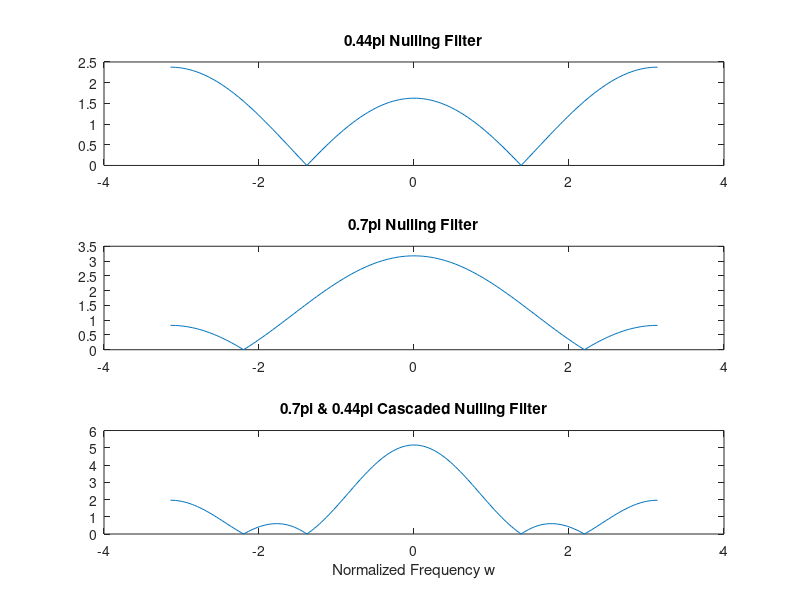
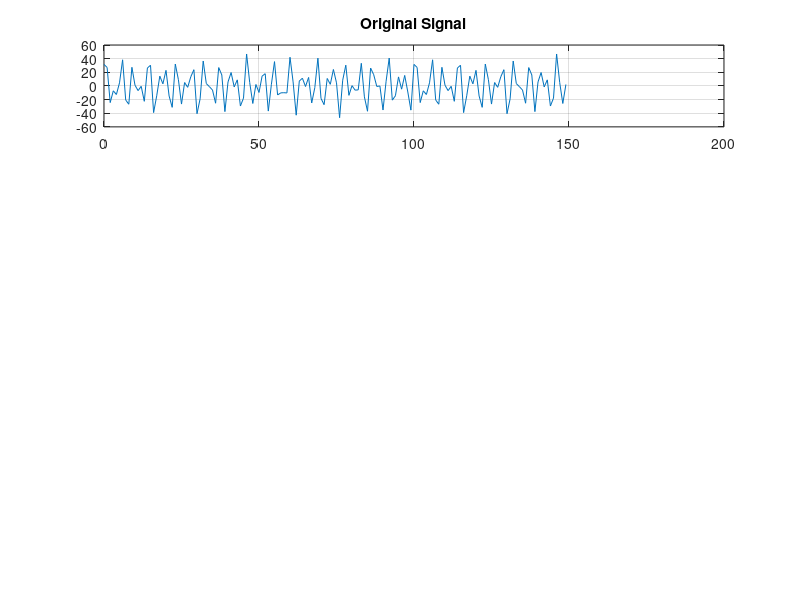

Reproduce these figures in MATLAB, in order. (Note: this script raises an error after producing the figures.)
%% 
% Lab Exercise 3.1
% 
% 3.1 (a)

% (a)
clear;
close all;
ww = -pi:pi/100:pi;

figure; % figure for nulling filter subplots

b_044 = [1 -2*cos(0.44*pi) 1]; %0.44*pi nulling filter
H_044 = freqz(b_044,1,ww); %finding the frequency response
subplot(3,1,1);
plot(ww,abs(H_044));
title('0.44pi Nulling Filter');

b_07 = [1 -2*cos(0.7*pi) 1]; %0.7*pi nulling filter
H_07 = freqz(b_07,1,ww); %finding the frequency response
subplot(3,1,2);
plot(ww,abs(H_07));
title('0.7pi Nulling Filter');

b_res = conv(b_044,b_07); %cascading the filters using convoution
HH = freqz(b_res,1,ww); %finding the frequency response
subplot(3,1,3);
plot(ww,abs(HH));
title('0.7pi & 0.44pi Cascaded Nulling Filter');
xlabel('Normalized Frequency w');
%% 
% 3.1 (b)

% (b)
nn = 0:149; %150 samples
xx = 5*cos(0.3*pi*nn) + 22*cos(0.44*pi*nn-pi/3) + 22*cos(0.7*pi*nn-pi/4); % a signal that is the sum of 3 sinusoids
%% 
% 3.1 (c)

% (c) signal xx through cascaded filter
b_res = conv(b_044,b_07); %cascading the filters using convoution
HH = freqz(b_res,1,ww); %finding the frequency response

figure
subplot(4,1,1);
plot(nn,xx);
grid on;
title('Original Signal');

xx_filt = firfilt(b_res,xx);    % filtering the signal through the cascaded system
subplot(4,1,3);
plot(nn,xx_filt(1:length(nn)));
grid on;
title('Filtered Signal');
%% 
% 3.1 (d)

% (d) plot first 40 samples
n = 40; % size to show the signal
subplot(4,1,2);
plot(nn(1:n),xx_filt(1:n));
grid on;
title('First 40 Samples of Filtered Signal');
% instruction: calculate for the formula of the output signal by hand
%% 
% 
% 
% 3.2 (e)

% (e) plot the mathematical formula
subplot(4,1,4);
yy = 10.58488311*cos(0.3*pi*nn-6/10*pi);
plot(nn,yy);
title('Mathematical Formula Plot of Output Signal')

figure 
t_i = 5; % start time of plot
n_i = t_i + 1; % start index of plot
n = 40; % size to show the plot
subplot(2,1,1);
plot(nn(n_i:n),xx_filt(n_i:n));
grid on;
title('n[5 - 40] of Filtered Signal');

subplot(2,1,2)
plot(nn(n_i:n),yy(n_i:n));
grid on;
title('n[5 - 40] of Mathematical Plot of Output Signal')
%% 
% 3.1 (f)
% 
% When performing convolution of a two systems, the resulting length of the 
% cascaded system would be the sum of their length - 1, or length of a system 
% plus the order of the other system. Reason for why the starting indices compared 
% to the mathematical formula is different is because convolution at n < L or 
% at n <= M is considering 0 values at n < 0, therefore the number of "startup 
% points" to correspond to the mathematical formula is the order M or L - 1.
%% 
% Lab Exercise 3.2
% 
% 3.2 (a)

%% (a) 
close all;
clear;
wc=0.44*pi;
L = 10;

ww = [0.3*pi 0.44*pi 0.7*pi];
w = (0:pi/100:pi);

ww_index = [];

for i = 1:3
    ww_index = [ww_index  find(abs(w - ww(i)) < 0.00000001)];
end

w_pi = w/pi;
figure;
[HH,ww_abs] = bandfilt(wc,L,1,ww);
HH_abs = abs(HH); % magnitudes of HH
title('Bandpass centered at 0.44pi at L = 10')
hold on;
plot(w_pi(ww_index), HH_abs(ww_index),"r o"); % ww red o


fprintf('Magnitudes of the Normalized Frequencies:\n0.3pi: %.4f\n0.44pi: %.4f\n0.7pi: %.4f\n',ww_abs(1),ww_abs(2),ww_abs(3));
% 0.3pi: 0.2836, 0.44pi: 1.0961, 0.7pi: 0.286
%% 
% 3.2 (b) L = 10

wc=0.44*pi; % function [HH]= bpf_bands(wc, L, plotyn)
L = 10;
w=0:pi/100:pi;

figure;
HH = bandfilt(wc,L,1);
title_str = sprintf('Bandpass centered at $%.2f\\pi$ for $L = %d$', wc/pi, L);
title(title_str, 'Interpreter', 'latex');
HH; % frequency response function at wc = 0.44*pi
HH_abs = abs(HH); % magnitudes of HH

% Finding H_max
H_max = max(HH_abs);
H_max_i = find(HH_abs == H_max); % finding index of H_max

% determining passband region
passband_region_index = find(HH_abs/H_max >= 1/sqrt(2));
passband_cutoff_index = [passband_region_index(1) passband_region_index(end)];
passband_cutoff_mag = [HH_abs(passband_cutoff_index(1)) HH_abs(passband_cutoff_index(end))];
passband_cutoff_freq = [w(passband_cutoff_index(1))/pi w(passband_cutoff_index(end))/pi];

% determining stopband region
first_stopband_region_index = find(HH_abs(1:passband_cutoff_index(1))/H_max < 1/4);
second_stopband_region_index = passband_cutoff_index(end) + find(HH_abs(passband_cutoff_index(end):length(HH_abs))/H_max < 1/4) - 1;
stopband_cutoff_index = [first_stopband_region_index(end) second_stopband_region_index(1)];
stopband_region_index = find(HH_abs/H_max < 1/4);




w_pi = w./pi;
hold on;
plot(w_pi(passband_cutoff_index), HH_abs(passband_cutoff_index),"r x"); % passband_cutoff red x
plot(w_pi(passband_region_index), HH_abs(passband_region_index),"r ."); % passband_region red .
plot(w_pi(H_max_i), HH_abs(H_max_i),"o b"); % H_max blue circle


plot(w_pi(stopband_cutoff_index), HH_abs(stopband_cutoff_index),"x g") % plot stopband_cutoff green x
plot(w_pi(stopband_region_index), HH_abs(stopband_region_index),". g")  % plot stopband_region green .

%% 
% 3.2 (b) L = 20

bpf_bands(0.44*pi, 20, 1);
%% 
% 3.2 (b) L = 40

bpf_bands(0.44*pi, 40, 1);
%% 
% 3.2 (c)

wc=0.44*pi;
L = 10;

figure;
ww = [0.3*pi 0.44*pi 0.7*pi];
bpf_bands(wc,L,1);
hold on;
[HH,ww_abs] = bandfilt(wc,L,1,ww);

title('Bandpass centered at 0.44pi at L = 10')
fprintf('Magnitudes of the Normalized Frequencies:\n0.3pi: %.4f\n0.44pi: %.4f\n0.7pi: %.4f\n',ww_abs(1),ww_abs(2),ww_abs(3));
%% 
% The frequency that are relatively unchanged are regions within the passbands, 
% or in the region marked red (normalized frequencies from 0.37pi to 0.52pi). 
% And that frequencies outside the passpand, and near (0.3pi) and within the pass 
% (0.7pi) will have a significantly reduced magnitude.
%% 
% 3.2 (d) Approach - Loops

wc=0.44*pi;
%L = 10;
w1 = 0:pi/100:0.3*pi; % |w| <= 0.3pi
w2 = 0.7*pi:pi/100:pi; % 0.7pi <= |w| <= pi

ww = [w1 w2];
for i = 10:1:100
    L = i;
    [HH,ww_abs] = bandfilt(wc,i,0,ww);
    if max(ww_abs) <= 0.1
        break;
    end
end
figure;
bandfilt(wc,L,1,ww);
hold on;
title_str = sprintf('Bandpass centered at $%.2f\\pi$ for $L = %d$', wc/pi, L);
title(title_str, 'Interpreter', 'latex');
hold off;
fprintf('Smallest Length for less than a factor of 10 on\n[|w| <= 0.3pi] and [0.7pi <= |w| <= pi] is L = %d',L); % L = 37
%% 
% 3.2 (e)

nn = 0:99; %100 samples
xx = 5*cos(0.3*pi*nn) + 22*cos(0.44*pi*nn-pi/3) + 22*cos(0.7*pi*nn-pi/4); % a signal that is the sum of 3 sinusoids
xx_arr = [5*cos(0.3*pi*nn); 22*cos(0.44*pi*nn-pi/3); 22*cos(0.7*pi*nn-pi/4)];
ww = [0.3*pi 0.44*pi 0.7*pi];
figure;
subplot(2,1,1);
plot(nn,xx);
title('Input Signal');

% Filtering
L = 37;
wc=0.44*pi;
[HH,ww_abs,ww_angle,ww_HH] = bandfilt(wc,L,0,ww);
yy = 0;
for i = 1:length(ww_HH)
    yy = yy+ww_HH(i)*xx_arr(i,:);
end

subplot(2,1,2);
plot(nn,yy(1:length(nn)));
xlabel('n');
title('Output Signal');
%% 
% |Magnitudes of the Normalized Frequencies:|
% 
% |0.3pi: 0.0983|
% 
% |0.44pi: 1.0186|
% 
% |0.7pi: 0.0317|
% 
% Given the following effects caused by the filter with respect to the given 
% frequencies at (0.3pi, 0.44pi, and 0.7pi), their corresponding resulting magnitude 
% is as above. The involvement of frequencies 0.3pi and 0.7pi are thus significantly 
% smaller, this phenomenon can be observed in the graph that the output signal 
% is overall less sporadic than the input signal, this is due to the lessen involvment 
% of frequencies other than 0.44pi.
%% 
% 3.2 (f)

wc=0.44*pi;
L = 37;
ww = [0.3*pi 0.44*pi 0.7*pi];
figure;
bandfilt(wc,L,1,ww);
%% 
% The frequency response function is a function of normalized frequency, in 
% which when receives a corresponding input signal (which is the sum of pure form 
% signals), extracted are which is the frequencies of the input signal, such that 
% each frequency has a different magnitude (increased/reduced/rejected) output 
% given the filter. The simplest explanation would be to understanding the frequency 
% response magnitude plot. Encircled are the corresponding frequencies given in 
% the example of problem 3.2 (e), each of the frequency have their corresponding 
% reference on the plot, thus the result of a given signal at a certain frequency 
% is relative to the magnitude given by the frequency response function.